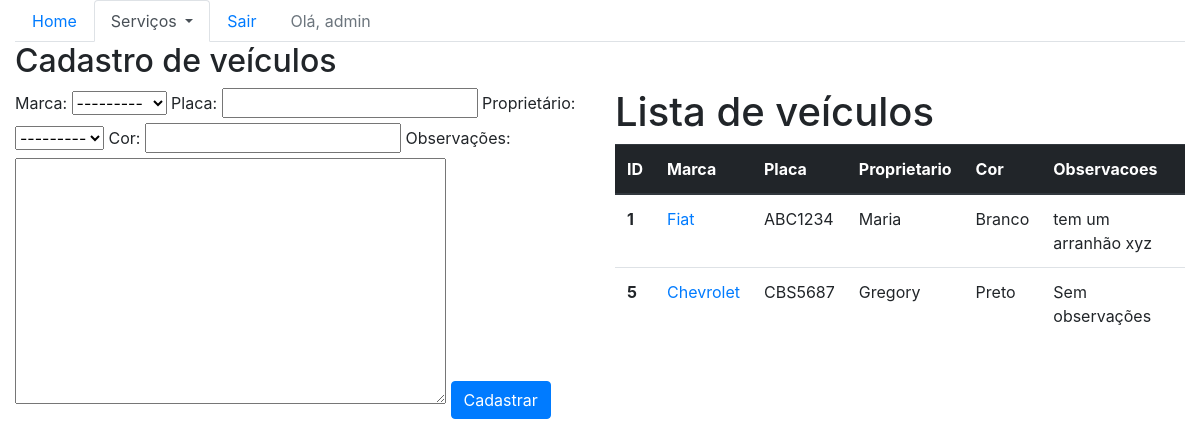
The page /sistema/veiculos (signed in) on the database its author committed.
### core/models.py (models this page shows, shortened)
class Veiculo(models.Model):
    marca = models.ForeignKey("Marca", on_delete=models.CASCADE)
    placa = models.CharField(max_length=7)
    proprietario = models.ForeignKey("Pessoa", verbose_name="proprietário", on_delete=models.CASCADE)
    cor = models.CharField(max_length=15)
    observacoes = models.TextField("observações")
    class Meta:
        verbose_name = "Veículo"
        verbose_name_plural = "Veículos"

class Marca(models.Model):
    nome = models.CharField(max_length=50)
    class Meta:
        verbose_name = "marca"
        verbose_name_plural = "marcas"
    def __str__(self):
        return self.nome

class Pessoa(models.Model):
    nome = models.CharField(max_length=100)
    endereco = models.CharField("endereço", max_length=200)
    telefone = models.CharField(max_length=20)
    class Meta:
        verbose_name = "Pessoa"
        verbose_name_plural = "Pessoas"
    def __str__(self):
        return self.nome

### core/views.py (the view)
# urls.py: path('veiculos', lista_veiculos, name='core_lista_veiculos'),
@login_required
def lista_veiculos(request):
    veiculos = Veiculo.objects.all()
    form = VeiculoForm()
    data = {'veiculos': veiculos, 'form': form}
    return render(request, 'core/lista_veiculos.html', data)

### core/forms.py
class VeiculoForm(ModelForm):
    class Meta:
        model = Veiculo
        fields = ('__all__')

### core/templates/core/lista_veiculos.html (shortened to what this page needs)
{% extends 'base.html' %}
{% load bootstrap %}
{% block main %}
    <div class="row">
        <div class="col">
            <h2>Cadastro de veículos</h2>
        </div>
    </div>
    <div class="row">
        <div class="col-sm-6">
            <form action=" {% url 'core_veiculo_novo' %} " method="POST">
                {{ form|bootstrap }}
                <button
                    class="btn btn-primary"
                    type="submit">
                    Cadastrar
                </button>
            </form>
        </div>
        <div class="col-sm-6">
            <h1>Lista de veículos</h1>
            <table class="table">
                <thead class="thead-dark">
                    <tr>
                        <th scope="col">ID</th>
                        <th scope="col">Marca</th>
                        <th scope="col">Placa</th>
                        <th scope="col">Proprietario</th>
                        <th scope="col">Cor</th>
                        <th scope="col">Observacoes</th>
                    </tr>
                </thead>
                <tbody>
                    {% for veiculo in veiculos %}
                        <tr>
                            <th scope="row">{{ veiculo.id }}</th>
                            <td>
                                <a href="{% url 'core_veiculo_update' veiculo.id %}">
                                    {{ veiculo.marca }}
                                </a>
                            </td>
                            <td>{{ veiculo.placa }}</td>
                            <td>{{ veiculo.proprietario }}</td>
                            <td>{{ veiculo.cor }}</td>
                            <td>{{ veiculo.observacoes }}</td>
                        </tr>
                    {% endfor %}
                </tbody>
            </table>
        </div>
    </div>
{% endblock main %}

### templates/base.html (shortened to what this page needs)
{% load static %}
<!DOCTYPE html>
<html lang="pt-br">
<head>
    <link rel="stylesheet" href="{% static 'bootstrap/css/bootstrap.css' %}">
</head>
<body>
    <div class="container-fluid">
        <ul class="nav nav-tabs">
            <li class="nav-item">
                <a
                    class="nav-link
                        "
                    href="{% url 'core_home' %}">
                    Home
                </a>
            </li>
            <li class="nav-item dropdown">
                <a
                    class="nav-link dropdown-toggle
                        {% if not request.resolver_match.url_name == 'core_home' %}
                            active
                        {% endif %}"
                    data-toggle="dropdown" href="#"
                    role="button"
                    aria-haspopup="true"
                    aria-expanded="false">
                    Serviços
                </a>
            </li>
            {% if user.is_authenticated %}
                <li class="nav-item">
                    <a class="nav-link" href="{% url 'logout' %}">Sair</a>
                </li>
                <li class="nav-item">
                    <a class="nav-link disabled" href="#">Olá, {{ user }}</a>
                </li>
            {% else %}
                <li class="nav-item">
                    <a class="nav-link" href="{% url 'login' %}">Entrar</a>
                </li>
            {% endif %}
        </ul>
        {% block main %}
        {% endblock main %}
    </div>
</body>
</html>

### rows shown on the page
Veiculo: id "1", marca "Fiat", placa "ABC1234", proprietario "Maria", cor "Branco", observacoes "tem um arranhão xyz"
Veiculo: id "5", marca "Chevrolet", placa "CBS5687", proprietario "Gregory", cor "Preto", observacoes "Sem observações"

### other values the page prints
{{ user }} "admin"
